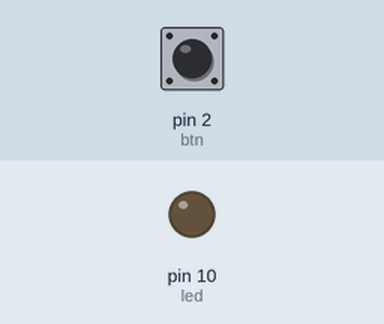
Simulated run of this sketch. Board: Arduino Uno, built with avr-gcc and run on an emulated ATmega328P. On the bench: output pins drawn as LEDs (lit = HIGH). The inputs (shaded band) are chosen by the test bench; at power-on: pin 2 (btn) LOW.

Above: at 1.2 s.
1.3 s: pin 2 (btn) pulled HIGH for 0.15 s
At 2.06 s:
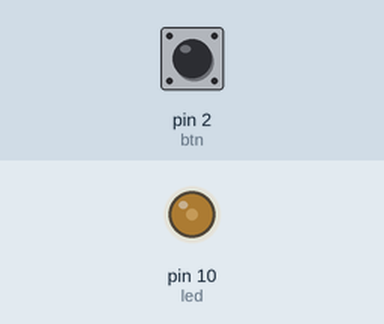
At 3.26 s:
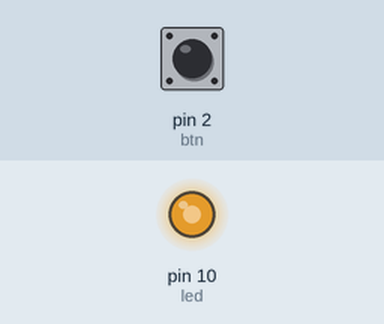
4.3 s: pin 2 (btn) pulled HIGH for 1 s
At 5.66 s:
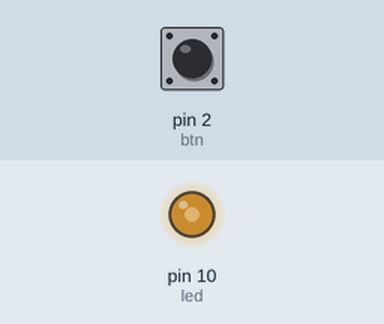
Timing chart, 0 to 8.4 s (numbered marks = the images above; inputs shaded):
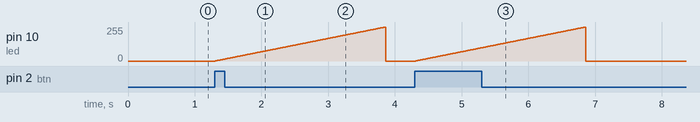

The sketch:

sketch_dec7c_ledbtnanacon.ino
```cpp
const int led = 10;
const int btn = 2;

void setup() {
  // put your setup code here, to run once:
  pinMode(led,OUTPUT);
  pinMode(btn,INPUT);
}

void loop() {
  // put your main code here, to run repeatedly:
  int btnState = digitalRead(btn);

  if(btnState == HIGH){
    for(int i=0; i<=255; i++){
      analogWrite(led,i);
      delay(10);
    }
  }
  else {
    analogWrite(led,0);
  }

}
```

Measured:
- after the input at 1.3 s, pin 10 (led): rises from 0/255 to 255/255 in 2.5 s, then falls to 0/255 in 0.01 s
- after the input at 4.3 s, pin 10 (led): rises from 0/255 to 255/255 in 2.5 s, then falls to 0/255 in 0.01 s
